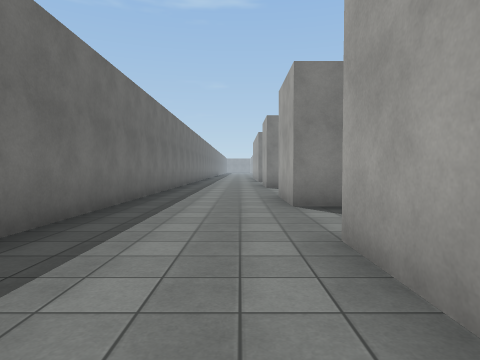
View 1 (above)

24 first-person views from a walk through a Unity game level. The camera is 1.4 m above the floor, tilts 2° down and sees 75° across. The floor is counted in squares, 2 m on a side. Each view is taken from the middle of a square. On the plan, view 1 faces up. The plan holds only what a view shows up to about 10 squares ahead; the rest is blank. The place goes on beyond the plan. The player character is not drawn. Surface patterns are stand-ins for the level's own textures.

View 2
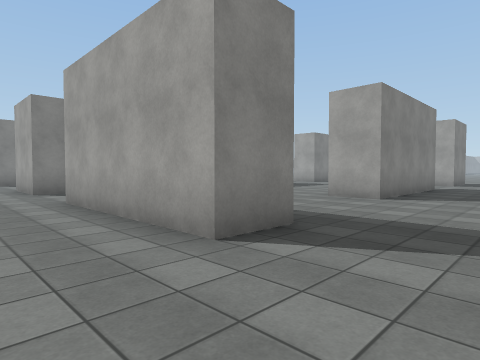

View 3
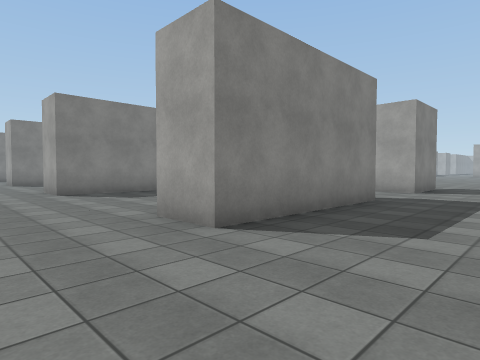

View 4
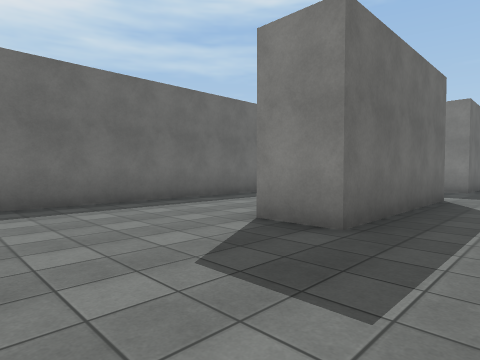

View 5
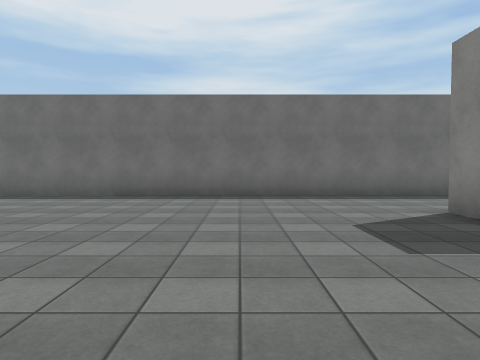

View 6
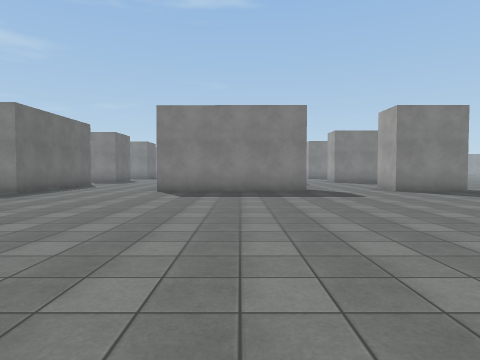

View 7
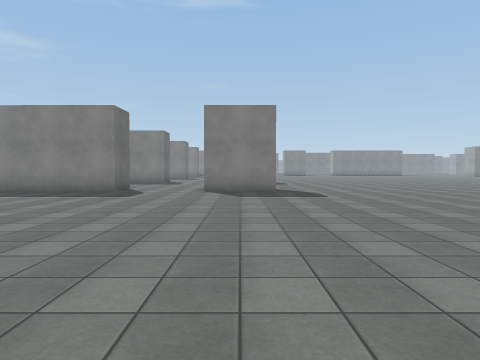

View 8
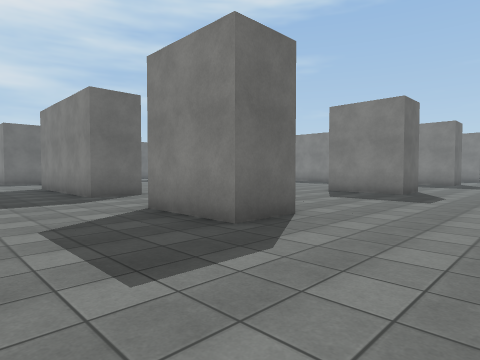

View 9
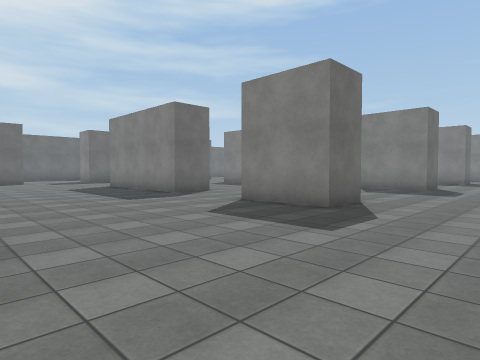

View 10
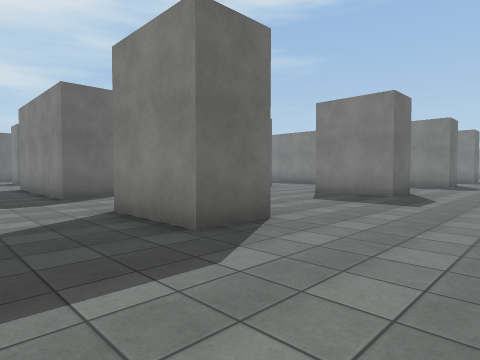

View 11
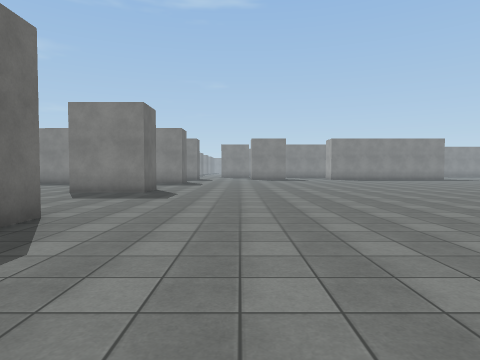

View 12
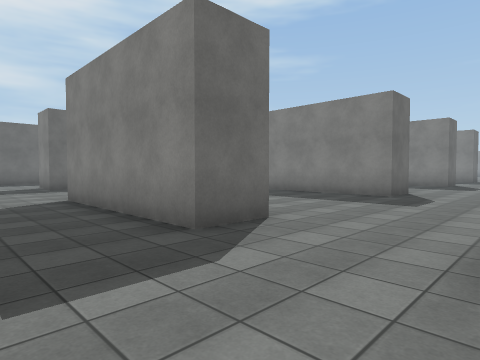

View 13
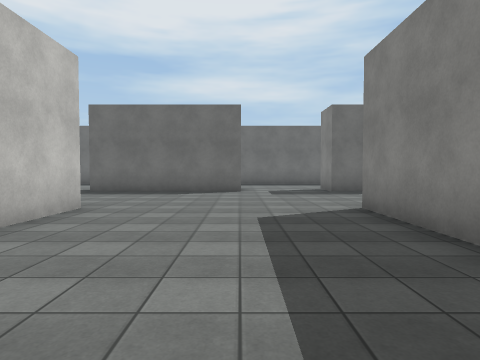

View 14
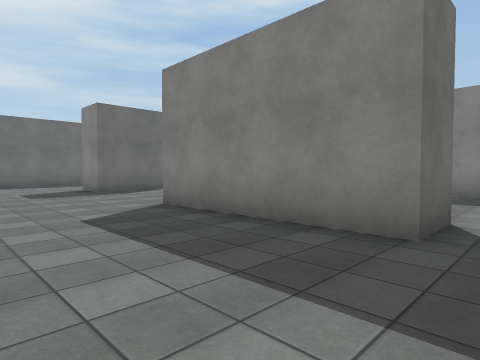

View 15
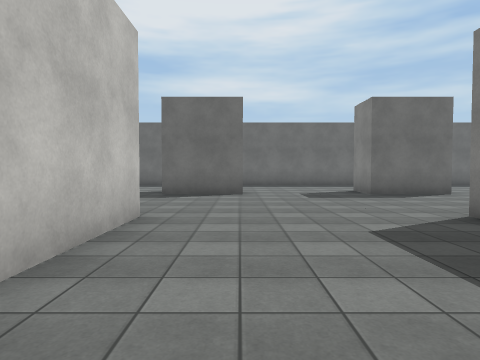

View 16
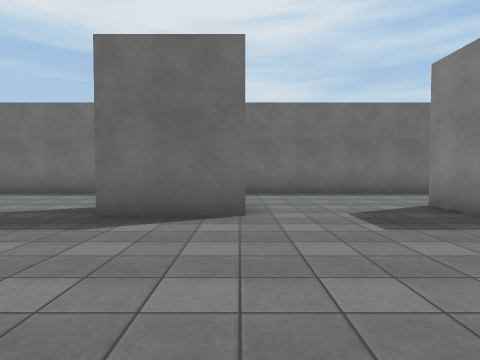

View 17
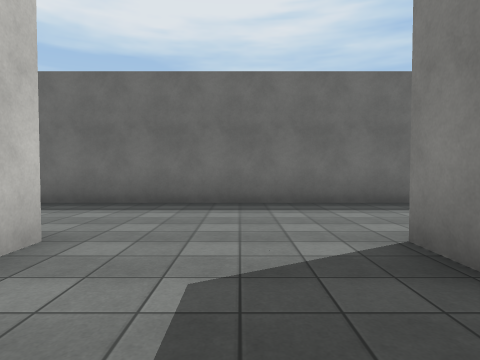

View 18
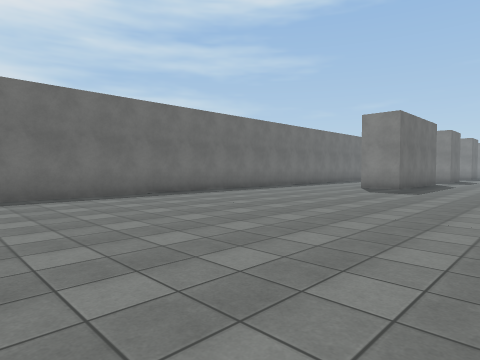

View 19
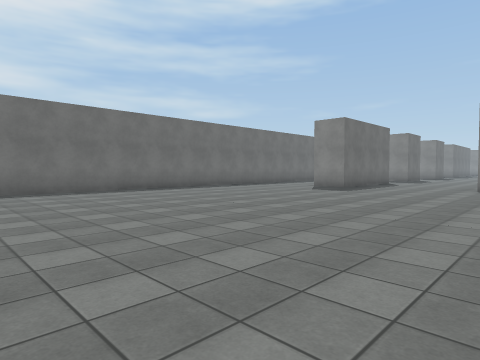

View 20
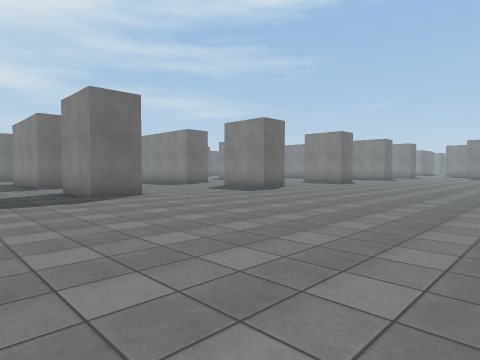

View 21
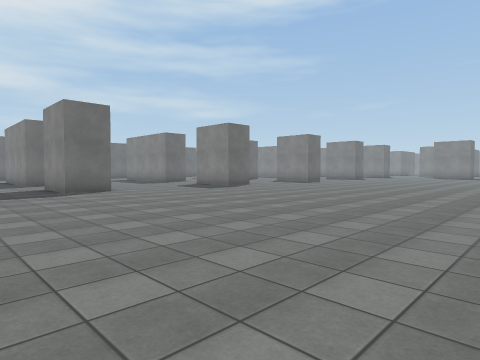

View 22
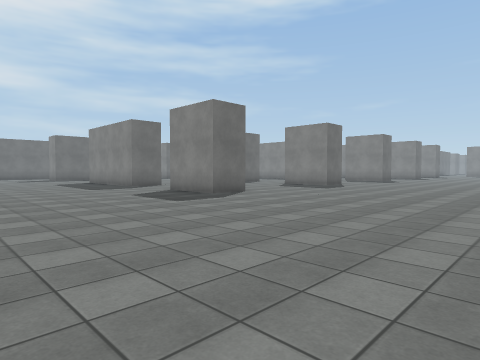

View 23
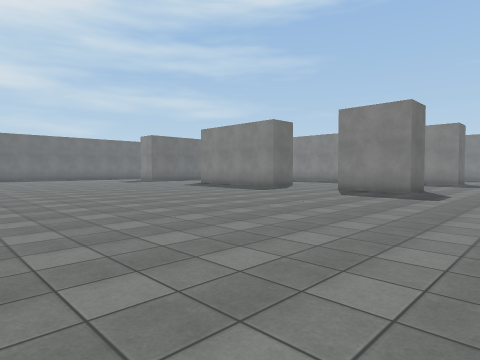

View 24
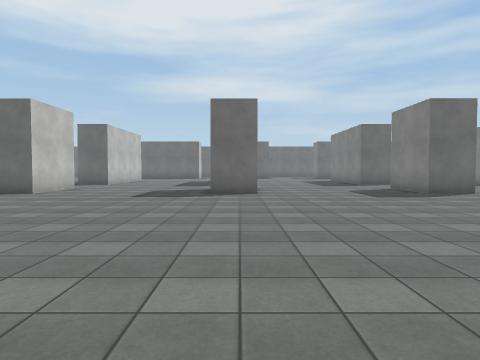

### Floor plan
Points are (right, up) in squares from view 1. A wall is a line through its corners. A room is listed if a view was taken in it or the views show most of it. See-through windows are left out.
Room 1 (views 1, 2, 3, 4, 5, 6, 7, 8, 9, 10, 11, 12, 13, 14, 15, 16, 17, 18, 19, 20, 21, 22, 23, 24)
walls: (14.9, 0.1) (16.1, 0.1) (16.1, -1.2) (13.9, -1.2) (13.9, -0.1); (11.1, 0.2) (11.1, -1.2) (6.4, -1.2) (6.4, 0.1) (8.3, 0.1); (16.1, 6.6) (16.1, 5.2) (13.8, 5.2); (11.1, 6.6) (11.1, 5.2) (6.4, 5.2) (6.4, 6.5) (9.2, 6.5); (2.3, 3.1) (2.3, -1.7) (1, -1.7) (1, 3.1); (16.2, 12.6) (16.2, 11.3) (13.8, 11.4); (11.1, 12.6) (11.1, 11.4) (6.3, 11.4); (2.3, 8.1) (2.3, 5.8) (1, 5.8) (1, 8.1) (1.6, 8.1); (2.3, 12.5) (2.3, 11.6) (0.9, 11.6); (-2.4, 12.5) (-2.4, -12)

Where each view was taken, in squares from view 1:
view 1: 0 up, 0 right, facing up
view 2: 4 down, 1 left, facing up-right
view 3: 4 down, 4 right, facing up-right
view 4: 5 down, 4 right, facing up-left
view 5: 5 down, 6 right, facing left
view 6: 11 down, 9 right, facing up
view 7: 11 down, 15 right, facing up
view 8: 4 down, 19 right, facing up-left
view 9: 0 up, 19 right, facing up-left
view 10: 3 up, 19 right, facing up-left
view 11: 2 up, 19 right, facing up
view 12: 3 up, 14 right, facing up-left
view 13: 3 up, 12 right, facing left
view 14: 8 up, 12 right, facing up-left
view 15: 8 up, 11 right, facing left
view 16: 8 up, 7 right, facing left
view 17: 10 up, 4 right, facing left
view 18: 13 down, 6 right, facing up-left
view 19: 13 down, 8 right, facing up-left
view 20: 4 down, 24 right, facing up-left
view 21: 4 down, 26 right, facing up-left
view 22: 7 down, 23 right, facing up-left
view 23: 11 down, 19 right, facing up-left
view 24: 6 up, 25 right, facing left
